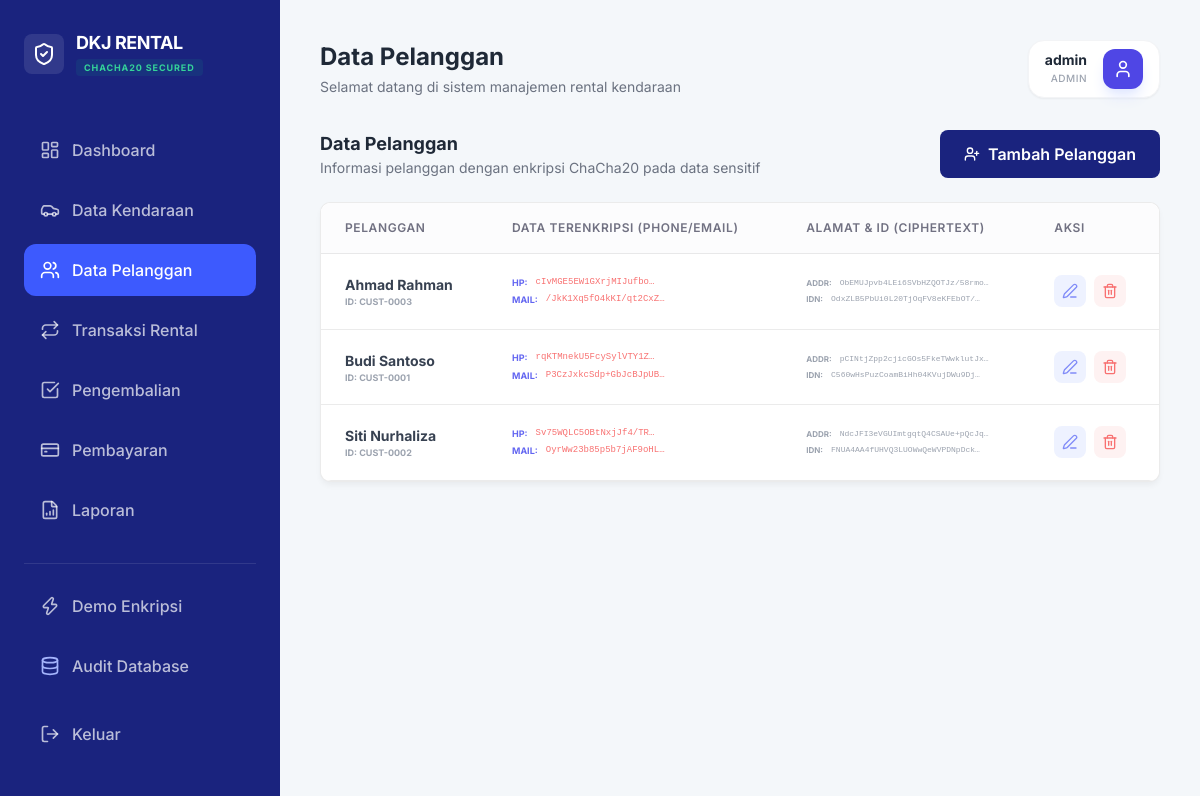
The app's page /dashboard.php?page=customers (signed in), older data.
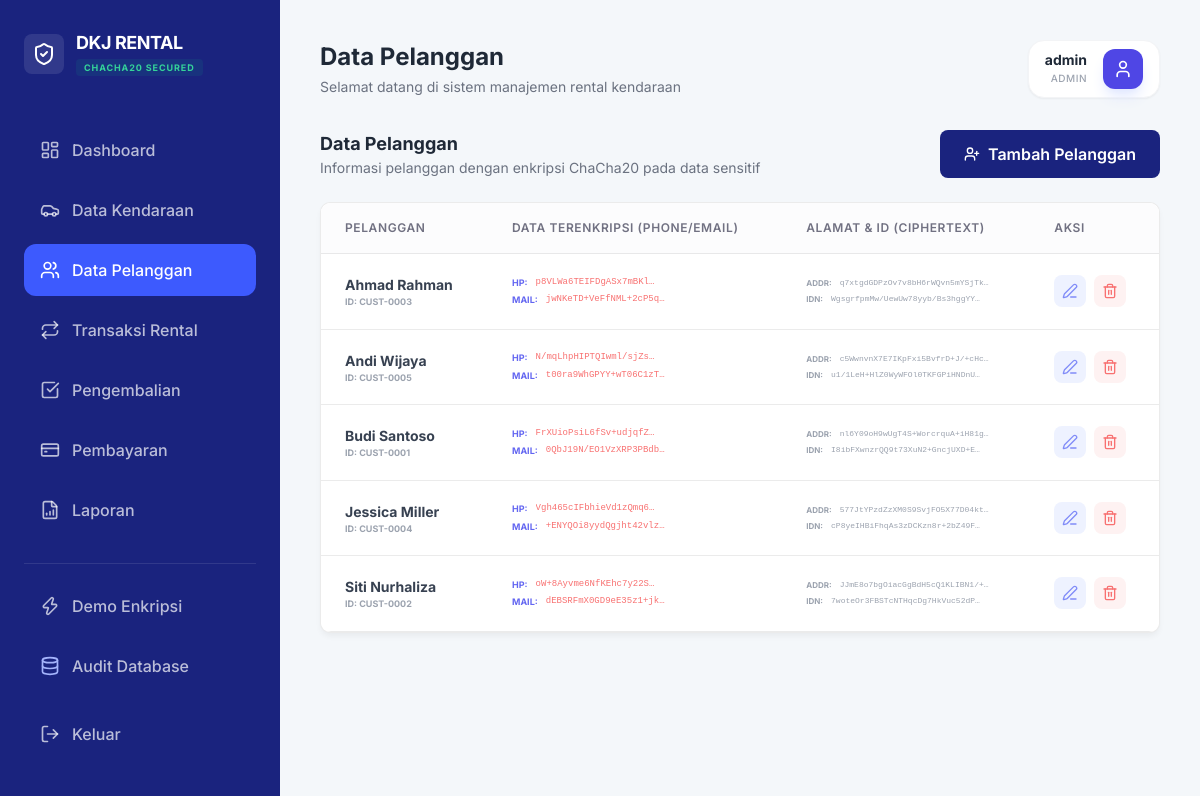
The same page, newer data.
### tables this page shows
CREATE TABLE customers (
        id INTEGER PRIMARY KEY AUTOINCREMENT,
        nama_pelanggan TEXT,
        nomor_hp TEXT,
        email TEXT,
        alamat TEXT,
        nomor_identitas TEXT
    , "encrypted_ip_seed");

### helpers/security_helper.php (called while the page is built, shortened)
<?php
class SecurityHelper {
    public static function getDataKey($ip_address) {
        return hash('sha256', $ip_address . MASTER_SECRET, true);
    }
    public static function decryptData($ciphertext, $ip_address) {
        $key = self::getDataKey($ip_address);
        return self::coreDecrypt($ciphertext, $key);
    }
    public static function decryptIP($encrypted_ip) {
        if (empty($encrypted_ip)) return "";
        $key = self::getMasterKey();
        return self::coreDecrypt($encrypted_ip, $key);
    }
    private static function coreDecrypt($base64_data, $key) {
        $decoded = base64_decode($base64_data);
        if (function_exists('sodium_crypto_stream_chacha20_xor')) {
            $nonce_len = 8;
            if (strlen($decoded) < $nonce_len) return "";
            $nonce = substr($decoded, 0, $nonce_len);
            $ciphertext = substr($decoded, $nonce_len);
            return (string)sodium_crypto_stream_chacha20_xor($ciphertext, $nonce, $key);
        } else {
            $nonce_len = 16;
            $nonce = substr($decoded, 0, $nonce_len);
            $ciphertext = substr($decoded, $nonce_len);
            return (string)openssl_decrypt($ciphertext, 'chacha20', $key, OPENSSL_RAW_DATA, $nonce);
        }
    }
}
?>

### modules/customers.php (the view, shortened to what the changed rows need)
<?php
$customers = $db->query("SELECT * FROM customers ORDER BY nama_pelanggan ASC")->fetchAll(PDO::FETCH_ASSOC);
?>
<div class="card p-0 overflow-hidden">
    <div class="table-container border-none">
        <table>
            <thead>
                <tr>
                    <th>Pelanggan</th>
                    <th>Data Terenkripsi (Phone/Email)</th>
                    <th>Alamat & ID (Ciphertext)</th>
                    <th>Aksi</th>
                </tr>
            </thead>
            <tbody>
                <?php foreach ($customers as $c):
                    $ip_historis = SecurityHelper::decryptIP($c['encrypted_ip_seed'] ?? '');
                    $hp_dec = SecurityHelper::decryptData($c['nomor_hp'], $ip_historis);
                    $email_dec = SecurityHelper::decryptData($c['email'], $ip_historis);
                    $alamat_dec = SecurityHelper::decryptData($c['alamat'], $ip_historis);
                    $identitas_dec = SecurityHelper::decryptData($c['nomor_identitas'], $ip_historis);
                ?>
                <tr>
                    <td class="font-bold text-gray-700">
                        <?= $c['nama_pelanggan'] ?>
                        <div class="text-[9px] text-gray-400">ID: CUST-<?= str_pad($c['id'], 4, '0', STR_PAD_LEFT) ?></div>
                    </td>
                    <td>
                        <div class="space-y-1">
                            <div class="flex items-center gap-2">
                                <span class="text-[9px] font-bold text-indigo-500 uppercase">HP:</span>
                                <div class="font-mono text-[9px] text-red-400 truncate max-w-[120px]" title="<?= $c['nomor_hp'] ?>"><?= $c['nomor_hp'] ?></div>
                            </div>
                            <div class="flex items-center gap-2">
                                <span class="text-[9px] font-bold text-indigo-500 uppercase">Mail:</span>
                                <div class="font-mono text-[9px] text-red-400 truncate max-w-[120px]" title="<?= $c['email'] ?>"><?= $c['email'] ?></div>
                            </div>
                        </div>
                    </td>
                    <td>
                        <div class="space-y-1">
                             <div class="flex items-center gap-2">
                                <span class="text-[8px] font-bold text-gray-400 uppercase">ADDR:</span>
                                <div class="font-mono text-[8px] text-gray-400 truncate max-w-[150px]" title="<?= $c['alamat'] ?>"><?= $c['alamat'] ?></div>
                             </div>
                             <div class="flex items-center gap-2">
                                <span class="text-[8px] font-bold text-gray-400 uppercase">IDN:</span>
                                <div class="font-mono text-[8px] text-gray-400 truncate max-w-[150px]" title="<?= $c['nomor_identitas'] ?>"><?= $c['nomor_identitas'] ?></div>
                             </div>
                        </div>
                    </td>
                    <td>
                        <div class="flex items-center gap-2">
                            <button onclick='editCustomer(<?= json_encode([
                                "id" => $c["id"],
                                "nama_pelanggan" => $c["nama_pelanggan"],
                                "nomor_hp" => $hp_dec,
                                "email" => $email_dec,
                                "alamat" => $alamat_dec,
                                "nomor_identitas" => $identitas_dec
                            ]) ?>)' class="p-2 text-indigo-400 hover:text-indigo-600 bg-indigo-50 rounded-lg">
                                <i data-lucide="edit-3" class="w-4 h-4"></i>
                            </button>
                            <form method="POST" class="inline" onsubmit="return confirm('Hapus pelanggan ini?')">
                                <button type="submit" class="p-2 text-red-400 hover:text-red-600 bg-red-50 rounded-lg">
                                    <i data-lucide="trash-2" class="w-4 h-4"></i>
                                </button>
                            </form>
                        </div>
                    </td>
                </tr>
                <?php endforeach; ?>
            </tbody>
        </table>
    </div>
</div>

Row changes from the older to the newer data that the page shows:
changed customers "Ahmad Rahman": nomor_hp "cIvMGE5EW1GXrjMIJufbo…" → "p8VLWa6TEIFDgASx7mBKl…"; email "/JkK1Xq5fO4kKI/qt2CxZ…" → "jwNKeTD+VeFfNML+2cP5q…"; alamat "ObEMUJpvb4LEi6SVbHZQOTJz/58rmo…" → "q7xtgdGDPzOv7v8bH6rWQvn5mYSjTk…"; nomor_identitas "OdxZLB5PbUi0L20TjOqFV8eKFEbOT/…" → "WgsgrfpmMw/UewUw78yyb/Bs3hggYY…"
added customers: nama_pelanggan "Andi Wijaya", id "0005", nomor_hp "N/mqLhpHIPTQIwml/sjZs…", email "t00ra9WhGPYY+wT06C1zT…", alamat "c5WwnvnX7E7IKpFxi5BvfrD+J/+cHc…", nomor_identitas "u1/1LeH+HlZ0WyWFOl0TKFGPiHNDnU…"
changed customers "Budi Santoso": nomor_hp "rqKTMnekU5FcySylVTY1Z…" → "FrXUioPsiL6fSv+udjqfZ…"; email "P3CzJxkcSdp+GbJcBJpUB…" → "0QbJ19N/EO1VzXRP3PBdb…"; alamat "pCINtjZpp2cjicGOs5FkeTWwklutJx…" → "nl6Y09oH9wUgT4S+WorcrquA+iH81g…"; nomor_identitas "C560wHsPuzCoamBiHh04KVujDWu9Dj…" → "I8ibFXwnzrQQ9t73XuN2+GncjUXD+E…"
added customers: nama_pelanggan "Jessica Miller", id "0004", nomor_hp "Vgh465cIFbhieVd1zQmq6…", email "+ENYQOi8yydQgjht42vlz…", alamat "577JtYPzdZzXM0S9SvjFO5X77D04kt…", nomor_identitas "cP8yeIHBiFhqAs3zDCKzn8r+2bZ49F…"
changed customers "Siti Nurhaliza": nomor_hp "Sv75WQLC5OBtNxjJf4/TR…" → "oW+8Ayvme6NfKEhc7y22S…"; email "OyrWw23b85p5b7jAF9oHL…" → "dEBSRFmX0GD9eE35z1+jk…"; alamat "NdcJFI3eVGUImtgqtQ4CSAUe+pQcJq…" → "JJmE8o7bgOiacGgBdH5cQ1KLIBN1/+…"; nomor_identitas "FNUA4AA4fUHVQ3LUOWwQeWVPDNpDck…" → "7woteOr3FBSTcNTHqcDg7HkVuc52dP…"
